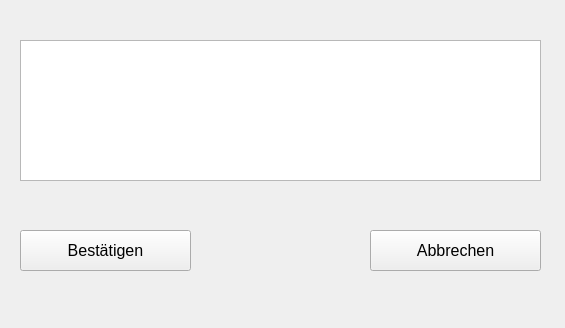
<?xml version="1.0" encoding="UTF-8"?>
<ui version="4.0">
 <class>Confirm</class>
 <widget class="QMainWindow" name="Confirm">
  <property name="geometry">
   <rect>
    <x>0</x>
    <y>0</y>
    <width>565</width>
    <height>328</height>
   </rect>
  </property>
  <property name="windowTitle">
   <string>Confirm</string>
  </property>
  <widget class="QWidget" name="centralwidget">
   <widget class="QPushButton" name="btn_accept">
    <property name="geometry">
     <rect>
      <x>20</x>
      <y>230</y>
      <width>171</width>
      <height>41</height>
     </rect>
    </property>
    <property name="font">
     <font>
      <pointsize>12</pointsize>
     </font>
    </property>
    <property name="text">
     <string>Bestätigen</string>
    </property>
   </widget>
   <widget class="QPushButton" name="btn_cancel">
    <property name="geometry">
     <rect>
      <x>370</x>
      <y>230</y>
      <width>171</width>
      <height>41</height>
     </rect>
    </property>
    <property name="font">
     <font>
      <pointsize>12</pointsize>
     </font>
    </property>
    <property name="text">
     <string>Abbrechen</string>
    </property>
   </widget>
   <widget class="QTextEdit" name="txt_confirm_message">
    <property name="geometry">
     <rect>
      <x>20</x>
      <y>40</y>
      <width>521</width>
      <height>141</height>
     </rect>
    </property>
    <property name="font">
     <font>
      <pointsize>12</pointsize>
     </font>
    </property>
    <property name="toolTipDuration">
     <number>-5</number>
    </property>
    <property name="readOnly">
     <bool>true</bool>
    </property>
    <property name="tabStopDistance">
     <double>80.000000000000000</double>
    </property>
   </widget>
  </widget>
 </widget>
 <resources/>
 <connections/>
</ui>
